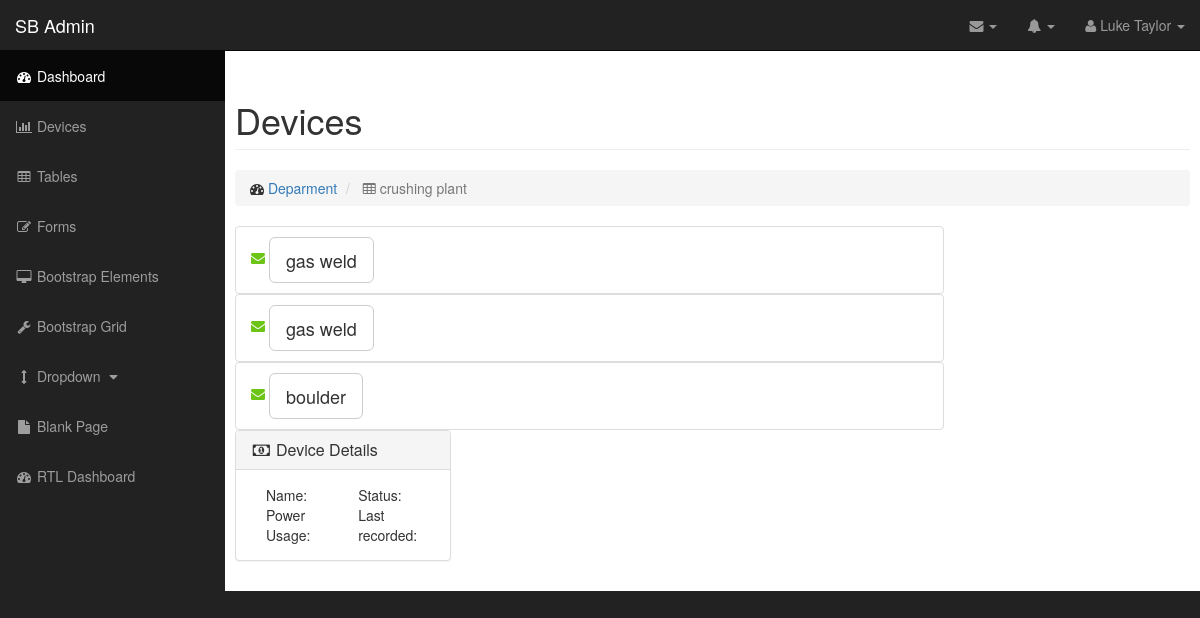
/viewdept/3/, run on the app's committed database.
### helian/models.py (models this page shows)
class Department(models.Model):
    name = models.CharField(max_length=20,default='unspecified')
    supervisor = models.ForeignKey(Person)

class Device(models.Model):
    name = models.CharField(max_length=20,default='unspecified')
    dept = models.ForeignKey(Department, null=True)
    owner = models.ForeignKey(Person, null=True)
    status = models.ForeignKey(Status, null=True)
    lastmodified = models.DateTimeField(default=datetime.datetime.now())

### helian/views.py (the view)
# urls.py: url(r'^viewdept/(?P<dept>\w{0,50})/$', 'helian.views.getdevices', name='view-dept'),
def getdevices(request,dept):
    mapping = {}
    devicelist = Device.objects.filter(dept__pk = int(dept)).values()
    depobj = Department.objects.filter(pk=dept).all()[0]
    mapping = {'devices':devicelist, 'department':depobj.name}
    rc = RequestContext(request, mapping)
    return render_to_response("devices.html",
                              mapping,
                              context_instance=rc)

### templates/devices.html (shortened to what this page needs)
{% extends "index.html" %} {% block content %}
	<div class="row">
        <div class="col-lg-12">
            <h1 class="page-header">
                Devices
            </h1>
            <ol class="breadcrumb">
                <li>
                    <i class="fa fa-dashboard"></i>  <a href="/dash/">Deparment</a>
                </li>
                <li class="active">
                    <i class="fa fa-table"></i> {{department}}
                </li>
            </ol>
        </div>
    </div>
    <div class="row">
		{% for device in devices %}
			<div class="col-lg-9 col-md-3">
				<p class="list-group-item">
					<i class="icon-li fa fa-envelope" style="color: #6CC417"></i>
					<button type="button" class="btn btn-lg btn-default" click="">{{device.name}}</button>
					<br>
				</p>
			</div>
		{% endfor %}
	</div>
	<div class="row">
		<div class="col-lg-3 col-md-3">
			<div class="panel panel-default" id="device_details_panel">
	        	<div class="panel-heading">
	            	<h3 class="panel-title"><i class="fa fa-money fa-fw"></i> Device Details</h3>
	        	</div>
		        <div class="panel-body" >
					<div class="col-lg-6 col-md-3">Name: </div>
					<div class="col-lg-6 col-md-3">Status: </div>
					<div class="col-lg-6 col-md-3">Power Usage: </div>
					<div class="col-lg-6 col-md-3">Last recorded: </div>
				</div>
			</div>
		</div>
	</div>
{% endblock %}

### static/css/sb-admin.css (style rules this page uses)
body { margin-top: 100px; background-color: #222; }
@media (min-width:768px) { body { margin-top: 50px; } }

### data on the page
Department: name "crushing plant"
Device: name "gas weld"
Device: name "gas weld"
Device: name "boulder"
